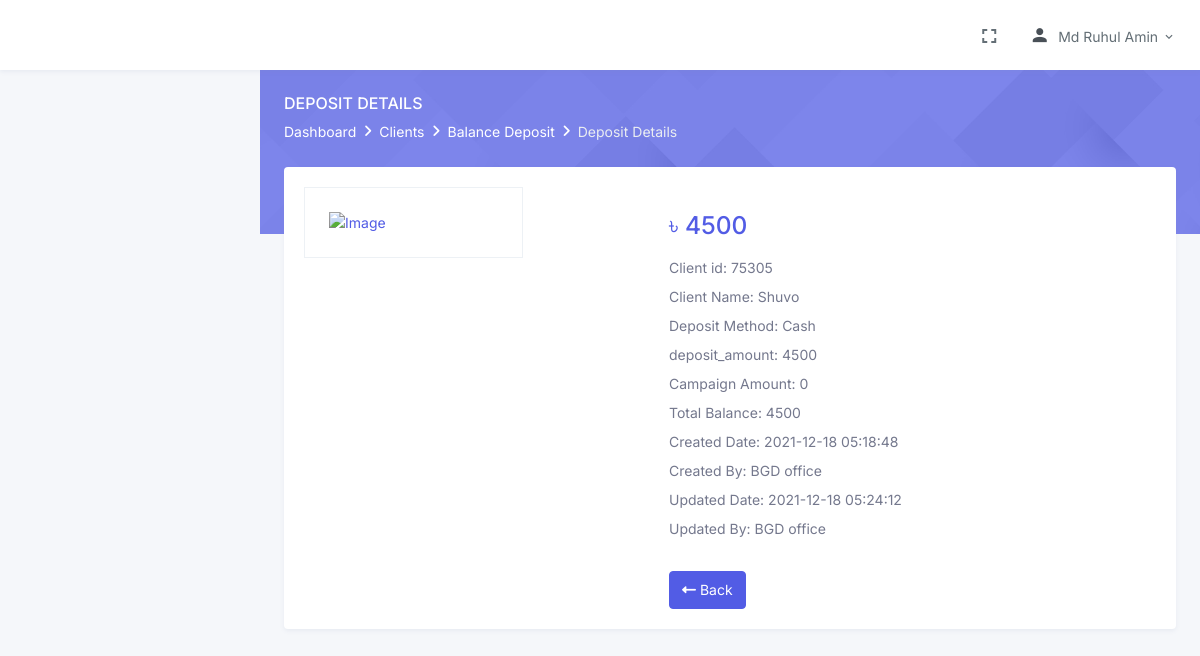
/deposit_details.php?id_no=50 (signed in), run on the app's committed database.
### tables this page shows
CREATE TABLE `test` (
  `id` int(11) NOT NULL,
  `client_id` int(11) NOT NULL,
  `transaction_id` varchar(30) NOT NULL,
  `deposit_method` varchar(220) NOT NULL,
  `deposit_amount` int(11) NOT NULL,
  `deposit_voucher` varchar(255) NOT NULL,
  `deposit_date` date NOT NULL,
  `campaign_id` int(11) NOT NULL,
  `campaign_amount` float NOT NULL,
  `total_amount` float NOT NULL,
  `service_id` int(11) NOT NULL,
  `cat_id` int(11) NOT NULL,
  `sub_cat_id` int(11) NOT NULL,
  `price_category` int(11) NOT NULL,
  `price_unit` int(11) NOT NULL,
  `price_unit_amount` float NOT NULL,
  `discount_amount` float NOT NULL,
  `service_amount` float NOT NULL,
  `selling_price` float NOT NULL,
  `created_at` datetime NOT NULL,
  `updated_at` datetime NOT NULL,
  `created_by` int(11) NOT NULL,
  `updated_by` int(11) NOT NULL,
  `status` int(11) NOT NULL DEFAULT '1',
  `role` int(1) NOT NULL DEFAULT '1'
);

CREATE TABLE `clients` (
  `id` int(255) NOT NULL,
  `clientid` varchar(255) NOT NULL,
  `name` varchar(50) NOT NULL,
  `email` varchar(50) NOT NULL,
  `mobail` varchar(11) NOT NULL,
  `password` varchar(50) NOT NULL,
  `designation` varchar(50) NOT NULL,
  `company_name` varchar(100) NOT NULL,
  `company_email` varchar(50) NOT NULL,
  `company_contact` varchar(11) NOT NULL,
  `company_address` text NOT NULL,
  `client_img` varchar(500) NOT NULL DEFAULT 'set_profile.jpeg',
  `created_at` datetime NOT NULL,
  `created_by` int(11) NOT NULL,
  `updated_at` datetime DEFAULT NULL,
  `updated_by` int(11) DEFAULT NULL,
  `vkey` varchar(100) DEFAULT NULL,
  `balance` float DEFAULT '0',
  `status` int(11) NOT NULL
);

CREATE TABLE `payment_methods` (
  `payment_id` int(255) NOT NULL,
  `name` varchar(255) NOT NULL,
  `created_at` datetime NOT NULL,
  `created_by` int(11) NOT NULL,
  `updated_at` datetime DEFAULT NULL,
  `updated_by` int(11) DEFAULT NULL,
  `status` int(11) NOT NULL DEFAULT '1'
);

CREATE TABLE `users` (
  `id` int(255) NOT NULL,
  `role_id` int(11) NOT NULL,
  `name` varchar(50) NOT NULL,
  `email` varchar(50) NOT NULL,
  `mobile` varchar(11) NOT NULL,
  `password` varchar(50) NOT NULL,
  `gender` varchar(10) NOT NULL,
  `created_at` datetime NOT NULL,
  `created_by` int(11) NOT NULL,
  `updated_at` datetime DEFAULT NULL,
  `updated_by` int(11) DEFAULT NULL,
  `vkey` varchar(100) DEFAULT NULL,
  `status` int(11) NOT NULL DEFAULT '1'
);

### inc/functions.inc.php (called while the page is built, shortened)
<?php
function db_conn()
{
    $db = mysqli_connect("localhost", "bgdbilli_client", "bgdclient", "bgdbilli_client");
    return $db;
}
function get_safe_value($str)
{
    if ($str != '') {
        $str = trim($str);
        $str = htmlspecialchars($str);
        return mysqli_real_escape_string(db_conn(), $str);
    }
}
function select($table_name, $field_names, $conditions = "", $join = "")
{
    $new_conditions = $conditions;
    if ($conditions) {
        $new_conditions =  "WHERE $conditions ";
    }
      $select = "SELECT $field_names FROM $table_name $join $new_conditions";
    $result = mysqli_query(db_conn(), $select);
    return $result;
}
function selectjoin($table_name, $field_names, $conditions = "")
{
    $select = "SELECT $field_names FROM $table_name $conditions";
    $result = mysqli_query(db_conn(), $select);
    return $result;
}

### deposit_details.php (the view, shortened to what this page needs)
<?php
require_once "inc/header.inc.php";
$id =get_safe_value($_GET['id_no']);
$conditions = " WHERE test.id = $id ";
$deposit_info =mysqli_fetch_assoc(selectjoin("test","*", $conditions));
if (!empty($deposit_info)){
?>
<div class="main-content">
    <div class="page-content">
        <div class="page-title-box">
            <div class="container-fluid">
                <div class="row align-items-center">
                    <div class="col-sm-6">
                        <div class="page-title">
                            <h4>Deposit Details</h4>
                            <ol class="breadcrumb m-0">
                                <li class="breadcrumb-item"><a href="index.php">Dashboard</a></li>
                                <li class="breadcrumb-item"><a href="javascript: void(0);">Clients</a></li>
                                <li class="breadcrumb-item"><a href="balance_deposit.php">Balance Deposit</a></li>
                                <li class="breadcrumb-item active">Deposit Details</li>
                            </ol>
                        </div>
                    </div>
                </div>
            </div>
        </div>
        <div class="container-fluid">
            <div class="page-content-wrapper">
                <div class="row">
                    <div class="col-lg-12">
                        <div class="card">
                            <div class="card-body">
                                <div class="row">
                                    <div class="col-xl-5">
                                        <div class="product-detail">
                                            <div class="row">
                                                <div class="col-md-8 col-9">
                                                    <div class="tab-content" id="v-pills-tabContent">
                                                        <div class="tab-pane fade show active" id="product-1" role="tabpanel">
                                                            <div class="product-img">
                                                               <a target="_blank" href="assets\images\upload\deposit_voucher\<?= $deposit_info['deposit_voucher'] ?>"><img src="assets\images\upload\deposit_voucher\<?= $deposit_info['deposit_voucher'] ?>" alt="Image" class="img-fluid mx-auto d-block"></a>
                                                            </div>
                                                        </div>
                                                    </div>
                                                </div>
                                            </div>
                                        </div>
                                    </div>
                                    <div class="col-xl-7">
                                        <div class="mt-4 mt-xl-3">
                                            <div class="mt-4">
                                                <p class="text-muted mb-2">
                                                <div class="pdp-product-price"><span class="h3 text-primary">৳ <?= $deposit_info['total_amount'] ?></span>
                                                </div>
                                                </p>
                                                <?php
                                                $selectclient=mysqli_fetch_assoc(select("clients","*","id=".$deposit_info['client_id']));
                                                $selectmethod=mysqli_fetch_assoc(select("payment_methods","*","payment_id=".$deposit_info['deposit_method']));
                                                $selectusers=mysqli_fetch_assoc(select("users","*","id=".$deposit_info['created_by']));
                                                $selectupdate=mysqli_fetch_assoc(select("users","*","id=".$deposit_info['updated_by']));
                                                    ?>
                                                <p class="text-muted mb-2">Client id: <?= $selectclient['clientid'] ?></p>
                                                <p class="text-muted mb-2">Client Name: <?= $selectclient['name'] ?></p>
                                                <p class="text-muted mb-2">Deposit Method: <?= $selectmethod['name'] ?></p>
                                                <p class="text-muted mb-2">deposit_amount: <?= $deposit_info['deposit_amount'] ?></p>
                                                <p class="text-muted mb-2">Campaign Amount: <?= $deposit_info['campaign_amount'] ?></p>
                                                <p class="text-muted mb-2">Total Balance: <?= $deposit_info['total_amount'] ?></p>
                                                <p class="text-muted mb-2">Created Date: <?= $deposit_info['created_at'] ?></p>
                                                <p class="text-muted mb-2">Created By: <?=$selectusers['name'] ?></p>
                                                 <?php
                                                if (!empty($selectupdate['name'])) {
                                                    echo '<p class="text-muted mb-2">Updated Date: '.$deposit_info['updated_at'].'</p>';
                                                    echo '<p class="text-muted mb-2">Updated By: '.$selectupdate['name'].'</p>';
                                                }
                                                ?>
                                            </div>
                                        </div>
                                        <div class="mt-4">
                                            <a class="btn btn-primary waves-effect waves-light mt-2" href="balance_deposit.php" style="font-size:14px;font-weigth:bold;">
                                            <i class="fas fa-long-arrow-alt-left"></i>  Back
                                            </a>
                                        </div>
                                    </div>
                                </div>
                            </div>
                        </div>
                    </div>
                </div>
            </div>
        </div>
    </div>
</div>
<?php
}
 require_once "inc/footer.inc.php" ;
 ?>

### data on the page
test: total_amount "4500", deposit_amount "4500", campaign_amount "0", created_at "2021-12-18 05:18:48", updated_at "2021-12-18 05:24:12"
clients: clientid "75305", name "Shuvo"
payment_methods: name "Cash"
users: name "BGD office"

### other printed values
$_SESSION['USER_NAME'] "Md Ruhul Amin"
